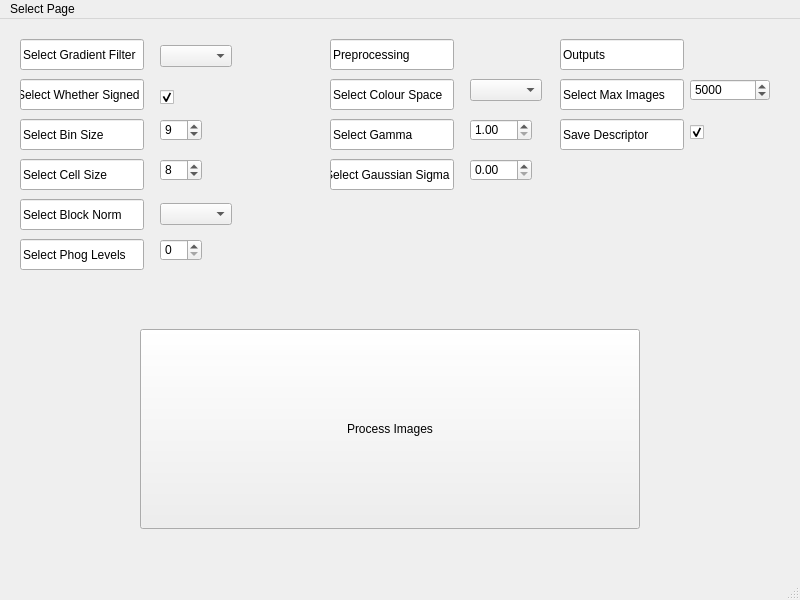
<?xml version="1.0" encoding="UTF-8"?>
<ui version="4.0">
 <class>Model_Evaluate_2</class>
 <widget class="QMainWindow" name="Model_Evaluate_2">
  <property name="geometry">
   <rect>
    <x>0</x>
    <y>0</y>
    <width>800</width>
    <height>600</height>
   </rect>
  </property>
  <property name="windowTitle">
   <string>Evaluate Window</string>
  </property>
  <property name="iconSize">
   <size>
    <width>16</width>
    <height>16</height>
   </size>
  </property>
  <widget class="QWidget" name="centralwidget">
   <widget class="QLineEdit" name="FilterTypeSign">
    <property name="geometry">
     <rect>
      <x>20</x>
      <y>20</y>
      <width>124</width>
      <height>31</height>
     </rect>
    </property>
    <property name="text">
     <string>Select Gradient Filter</string>
    </property>
    <property name="readOnly">
     <bool>true</bool>
    </property>
   </widget>
   <widget class="QComboBox" name="FilterType">
    <property name="geometry">
     <rect>
      <x>160</x>
      <y>26</y>
      <width>68</width>
      <height>21</height>
     </rect>
    </property>
    <property name="editable">
     <bool>false</bool>
    </property>
    <property name="sizeAdjustPolicy">
     <enum>QComboBox::AdjustToContents</enum>
    </property>
   </widget>
   <widget class="QLineEdit" name="SignedorUnsignedSign">
    <property name="geometry">
     <rect>
      <x>20</x>
      <y>60</y>
      <width>124</width>
      <height>31</height>
     </rect>
    </property>
    <property name="text">
     <string>Select Whether Signed</string>
    </property>
    <property name="readOnly">
     <bool>true</bool>
    </property>
   </widget>
   <widget class="QLineEdit" name="BinSizeSign">
    <property name="geometry">
     <rect>
      <x>20</x>
      <y>100</y>
      <width>124</width>
      <height>31</height>
     </rect>
    </property>
    <property name="text">
     <string>Select Bin Size</string>
    </property>
    <property name="readOnly">
     <bool>true</bool>
    </property>
   </widget>
   <widget class="QLineEdit" name="BlockNormSign">
    <property name="geometry">
     <rect>
      <x>20</x>
      <y>180</y>
      <width>124</width>
      <height>31</height>
     </rect>
    </property>
    <property name="text">
     <string>Select Block Norm</string>
    </property>
    <property name="readOnly">
     <bool>true</bool>
    </property>
   </widget>
   <widget class="QLineEdit" name="PhogLevelsSign">
    <property name="geometry">
     <rect>
      <x>20</x>
      <y>220</y>
      <width>124</width>
      <height>31</height>
     </rect>
    </property>
    <property name="text">
     <string>Select Phog Levels</string>
    </property>
    <property name="readOnly">
     <bool>true</bool>
    </property>
   </widget>
   <widget class="QLineEdit" name="PreprocessingSign">
    <property name="geometry">
     <rect>
      <x>330</x>
      <y>20</y>
      <width>124</width>
      <height>31</height>
     </rect>
    </property>
    <property name="text">
     <string>Preprocessing</string>
    </property>
    <property name="readOnly">
     <bool>true</bool>
    </property>
   </widget>
   <widget class="QLineEdit" name="ColourSpaceSign">
    <property name="geometry">
     <rect>
      <x>330</x>
      <y>60</y>
      <width>124</width>
      <height>31</height>
     </rect>
    </property>
    <property name="text">
     <string>Select Colour Space</string>
    </property>
    <property name="readOnly">
     <bool>true</bool>
    </property>
   </widget>
   <widget class="QLineEdit" name="GammaSign">
    <property name="geometry">
     <rect>
      <x>330</x>
      <y>100</y>
      <width>124</width>
      <height>31</height>
     </rect>
    </property>
    <property name="text">
     <string>Select Gamma</string>
    </property>
    <property name="readOnly">
     <bool>true</bool>
    </property>
   </widget>
   <widget class="QLineEdit" name="GaussianSigmaSign">
    <property name="geometry">
     <rect>
      <x>330</x>
      <y>140</y>
      <width>124</width>
      <height>31</height>
     </rect>
    </property>
    <property name="text">
     <string>Select Gaussian Sigma</string>
    </property>
    <property name="readOnly">
     <bool>true</bool>
    </property>
   </widget>
   <widget class="QLineEdit" name="OutputsSign">
    <property name="geometry">
     <rect>
      <x>560</x>
      <y>20</y>
      <width>124</width>
      <height>31</height>
     </rect>
    </property>
    <property name="text">
     <string>Outputs</string>
    </property>
    <property name="readOnly">
     <bool>true</bool>
    </property>
   </widget>
   <widget class="QLineEdit" name="MaxImageSign">
    <property name="geometry">
     <rect>
      <x>560</x>
      <y>60</y>
      <width>124</width>
      <height>31</height>
     </rect>
    </property>
    <property name="text">
     <string>Select Max Images</string>
    </property>
    <property name="readOnly">
     <bool>true</bool>
    </property>
   </widget>
   <widget class="QLineEdit" name="DescriptorSign">
    <property name="geometry">
     <rect>
      <x>560</x>
      <y>100</y>
      <width>124</width>
      <height>31</height>
     </rect>
    </property>
    <property name="text">
     <string>Save Descriptor</string>
    </property>
    <property name="readOnly">
     <bool>true</bool>
    </property>
   </widget>
   <widget class="QCheckBox" name="SignedorUnsigned">
    <property name="geometry">
     <rect>
      <x>160</x>
      <y>68</y>
      <width>75</width>
      <height>20</height>
     </rect>
    </property>
    <property name="text">
     <string/>
    </property>
    <property name="checked">
     <bool>true</bool>
    </property>
    <property name="tristate">
     <bool>false</bool>
    </property>
   </widget>
   <widget class="QSpinBox" name="BinSize">
    <property name="geometry">
     <rect>
      <x>160</x>
      <y>100</y>
      <width>42</width>
      <height>22</height>
     </rect>
    </property>
    <property name="minimum">
     <number>1</number>
    </property>
    <property name="value">
     <number>9</number>
    </property>
   </widget>
   <widget class="QLineEdit" name="CellSizeSign">
    <property name="geometry">
     <rect>
      <x>20</x>
      <y>140</y>
      <width>124</width>
      <height>31</height>
     </rect>
    </property>
    <property name="text">
     <string>Select Cell Size</string>
    </property>
    <property name="readOnly">
     <bool>true</bool>
    </property>
   </widget>
   <widget class="QSpinBox" name="CellSize">
    <property name="geometry">
     <rect>
      <x>160</x>
      <y>140</y>
      <width>42</width>
      <height>22</height>
     </rect>
    </property>
    <property name="minimum">
     <number>1</number>
    </property>
    <property name="value">
     <number>8</number>
    </property>
   </widget>
   <widget class="QComboBox" name="BlockNorm">
    <property name="geometry">
     <rect>
      <x>160</x>
      <y>184</y>
      <width>68</width>
      <height>21</height>
     </rect>
    </property>
    <property name="editable">
     <bool>false</bool>
    </property>
    <property name="sizeAdjustPolicy">
     <enum>QComboBox::AdjustToContents</enum>
    </property>
   </widget>
   <widget class="QSpinBox" name="PHOGLevel">
    <property name="geometry">
     <rect>
      <x>160</x>
      <y>220</y>
      <width>42</width>
      <height>22</height>
     </rect>
    </property>
   </widget>
   <widget class="QComboBox" name="ColourSpace">
    <property name="geometry">
     <rect>
      <x>470</x>
      <y>60</y>
      <width>68</width>
      <height>21</height>
     </rect>
    </property>
    <property name="editable">
     <bool>false</bool>
    </property>
    <property name="sizeAdjustPolicy">
     <enum>QComboBox::AdjustToContents</enum>
    </property>
   </widget>
   <widget class="QDoubleSpinBox" name="Gamma">
    <property name="geometry">
     <rect>
      <x>470</x>
      <y>100</y>
      <width>62</width>
      <height>22</height>
     </rect>
    </property>
    <property name="minimum">
     <double>1.000000000000000</double>
    </property>
   </widget>
   <widget class="QDoubleSpinBox" name="GaussianSigma">
    <property name="geometry">
     <rect>
      <x>470</x>
      <y>140</y>
      <width>62</width>
      <height>22</height>
     </rect>
    </property>
   </widget>
   <widget class="QSpinBox" name="MaxImage">
    <property name="geometry">
     <rect>
      <x>690</x>
      <y>60</y>
      <width>80</width>
      <height>22</height>
     </rect>
    </property>
    <property name="maximum">
     <number>10000</number>
    </property>
    <property name="value">
     <number>5000</number>
    </property>
   </widget>
   <widget class="QCheckBox" name="SaveDescriptor">
    <property name="geometry">
     <rect>
      <x>690</x>
      <y>103</y>
      <width>75</width>
      <height>20</height>
     </rect>
    </property>
    <property name="text">
     <string/>
    </property>
    <property name="checked">
     <bool>true</bool>
    </property>
    <property name="tristate">
     <bool>false</bool>
    </property>
   </widget>
   <widget class="QPushButton" name="Process">
    <property name="geometry">
     <rect>
      <x>140</x>
      <y>310</y>
      <width>500</width>
      <height>200</height>
     </rect>
    </property>
    <property name="text">
     <string>Process Images</string>
    </property>
   </widget>
  </widget>
  <widget class="QMenuBar" name="menubar">
   <property name="geometry">
    <rect>
     <x>0</x>
     <y>0</y>
     <width>800</width>
     <height>22</height>
    </rect>
   </property>
   <widget class="QMenu" name="Select">
    <property name="title">
     <string>Select Page</string>
    </property>
   </widget>
   <addaction name="Select"/>
  </widget>
  <widget class="QStatusBar" name="statusbar"/>
 </widget>
 <resources/>
 <connections/>
</ui>
